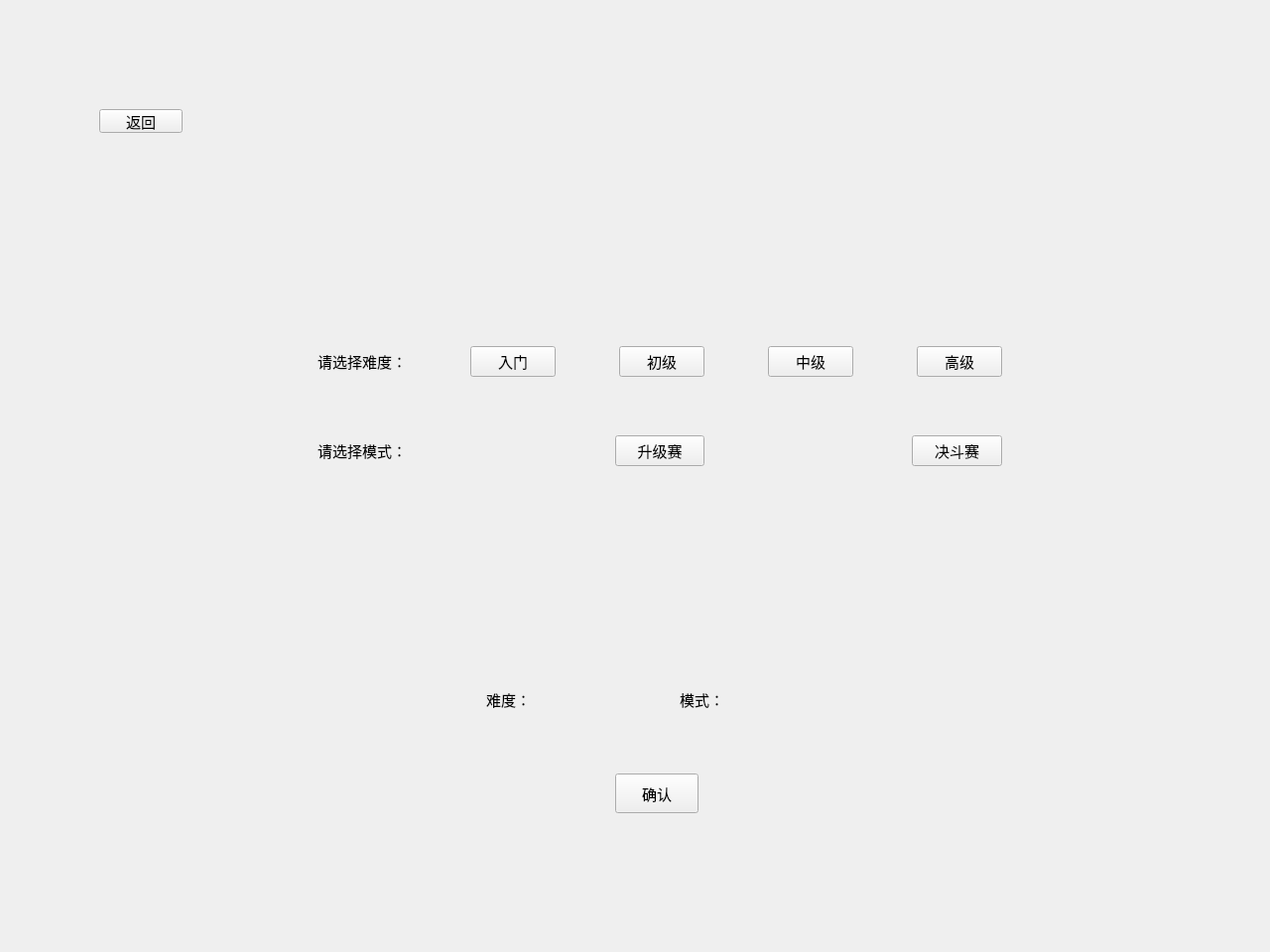
<?xml version="1.0" encoding="UTF-8"?>
<ui version="4.0">
 <class>Model</class>
 <widget class="QWidget" name="Model">
  <property name="geometry">
   <rect>
    <x>0</x>
    <y>0</y>
    <width>1280</width>
    <height>960</height>
   </rect>
  </property>
  <property name="font">
   <font>
    <family>微软雅黑</family>
    <pointsize>11</pointsize>
   </font>
  </property>
  <property name="windowTitle">
   <string>Form</string>
  </property>
  <widget class="QPushButton" name="returnBtn">
   <property name="geometry">
    <rect>
     <x>100</x>
     <y>110</y>
     <width>84</width>
     <height>24</height>
    </rect>
   </property>
   <property name="text">
    <string>返回</string>
   </property>
  </widget>
  <widget class="QPushButton" name="confirmBtn">
   <property name="geometry">
    <rect>
     <x>620</x>
     <y>780</y>
     <width>84</width>
     <height>40</height>
    </rect>
   </property>
   <property name="text">
    <string>确认</string>
   </property>
  </widget>
  <widget class="QWidget" name="layoutWidget">
   <property name="geometry">
    <rect>
     <x>490</x>
     <y>680</y>
     <width>361</width>
     <height>51</height>
    </rect>
   </property>
   <layout class="QHBoxLayout" name="horizontalLayout">
    <property name="spacing">
     <number>28</number>
    </property>
    <item>
     <widget class="QLabel" name="label_3">
      <property name="text">
       <string>难度：</string>
      </property>
     </widget>
    </item>
    <item>
     <widget class="QLabel" name="difficultyLabel">
      <property name="text">
       <string/>
      </property>
     </widget>
    </item>
    <item>
     <widget class="QLabel" name="label_5">
      <property name="text">
       <string>模式：</string>
      </property>
     </widget>
    </item>
    <item>
     <widget class="QLabel" name="modeLabel">
      <property name="text">
       <string/>
      </property>
     </widget>
    </item>
   </layout>
  </widget>
  <widget class="QWidget" name="layoutWidget">
   <property name="geometry">
    <rect>
     <x>320</x>
     <y>320</y>
     <width>690</width>
     <height>181</height>
    </rect>
   </property>
   <layout class="QVBoxLayout" name="verticalLayout">
    <property name="spacing">
     <number>30</number>
    </property>
    <item>
     <layout class="QHBoxLayout" name="horizontalLayout_2">
      <property name="spacing">
       <number>64</number>
      </property>
      <item>
       <widget class="QLabel" name="label">
        <property name="font">
         <font>
          <family>微软雅黑</family>
          <pointsize>11</pointsize>
         </font>
        </property>
        <property name="text">
         <string>请选择难度：</string>
        </property>
       </widget>
      </item>
      <item>
       <widget class="QPushButton" name="difficulty1">
        <property name="text">
         <string>入门</string>
        </property>
       </widget>
      </item>
      <item>
       <widget class="QPushButton" name="difficulty2">
        <property name="text">
         <string>初级</string>
        </property>
       </widget>
      </item>
      <item>
       <widget class="QPushButton" name="difficulty3">
        <property name="text">
         <string>中级</string>
        </property>
       </widget>
      </item>
      <item>
       <widget class="QPushButton" name="difficulty4">
        <property name="text">
         <string>高级</string>
        </property>
       </widget>
      </item>
     </layout>
    </item>
    <item>
     <layout class="QHBoxLayout" name="horizontalLayout_3">
      <property name="spacing">
       <number>209</number>
      </property>
      <item>
       <widget class="QLabel" name="label_2">
        <property name="text">
         <string>请选择模式：</string>
        </property>
       </widget>
      </item>
      <item>
       <widget class="QPushButton" name="mode0">
        <property name="text">
         <string>升级赛</string>
        </property>
       </widget>
      </item>
      <item>
       <widget class="QPushButton" name="mode1">
        <property name="text">
         <string>决斗赛</string>
        </property>
       </widget>
      </item>
     </layout>
    </item>
   </layout>
  </widget>
 </widget>
 <resources/>
 <connections/>
</ui>
